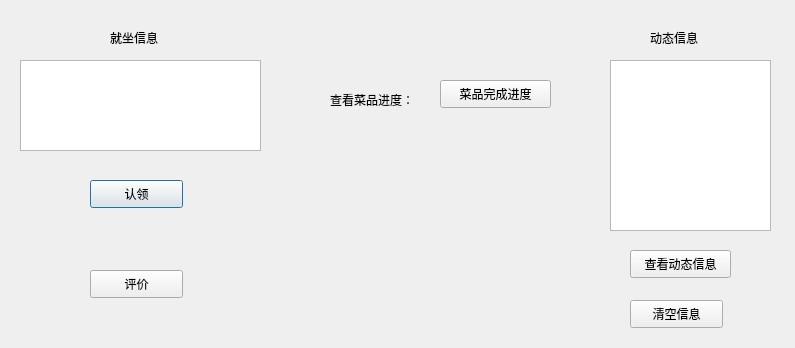
<?xml version="1.0" encoding="UTF-8"?>
<ui version="4.0">
 <class>waiterClass</class>
 <widget class="QDialog" name="waiterClass">
  <property name="geometry">
   <rect>
    <x>0</x>
    <y>0</y>
    <width>795</width>
    <height>348</height>
   </rect>
  </property>
  <property name="windowTitle">
   <string>waiter</string>
  </property>
  <widget class="QLabel" name="label">
   <property name="geometry">
    <rect>
     <x>110</x>
     <y>30</y>
     <width>72</width>
     <height>15</height>
    </rect>
   </property>
   <property name="text">
    <string>就坐信息</string>
   </property>
  </widget>
  <widget class="QTextEdit" name="textEdit">
   <property name="geometry">
    <rect>
     <x>20</x>
     <y>60</y>
     <width>241</width>
     <height>91</height>
    </rect>
   </property>
  </widget>
  <widget class="QPushButton" name="claim">
   <property name="geometry">
    <rect>
     <x>90</x>
     <y>180</y>
     <width>93</width>
     <height>28</height>
    </rect>
   </property>
   <property name="text">
    <string>认领</string>
   </property>
  </widget>
  <widget class="QPushButton" name="evaluate">
   <property name="geometry">
    <rect>
     <x>90</x>
     <y>270</y>
     <width>93</width>
     <height>28</height>
    </rect>
   </property>
   <property name="text">
    <string>评价</string>
   </property>
  </widget>
  <widget class="QLabel" name="label_2">
   <property name="geometry">
    <rect>
     <x>650</x>
     <y>30</y>
     <width>72</width>
     <height>15</height>
    </rect>
   </property>
   <property name="text">
    <string>动态信息</string>
   </property>
  </widget>
  <widget class="QTextEdit" name="textEdit_2">
   <property name="geometry">
    <rect>
     <x>610</x>
     <y>60</y>
     <width>161</width>
     <height>171</height>
    </rect>
   </property>
  </widget>
  <widget class="QPushButton" name="viewinformation">
   <property name="geometry">
    <rect>
     <x>630</x>
     <y>250</y>
     <width>101</width>
     <height>28</height>
    </rect>
   </property>
   <property name="text">
    <string>查看动态信息</string>
   </property>
  </widget>
  <widget class="QPushButton" name="empty">
   <property name="geometry">
    <rect>
     <x>630</x>
     <y>300</y>
     <width>93</width>
     <height>28</height>
    </rect>
   </property>
   <property name="text">
    <string>清空信息</string>
   </property>
  </widget>
  <widget class="QLabel" name="label_3">
   <property name="geometry">
    <rect>
     <x>330</x>
     <y>90</y>
     <width>101</width>
     <height>20</height>
    </rect>
   </property>
   <property name="text">
    <string>查看菜品进度：</string>
   </property>
  </widget>
  <widget class="QPushButton" name="checkdish">
   <property name="geometry">
    <rect>
     <x>440</x>
     <y>80</y>
     <width>111</width>
     <height>28</height>
    </rect>
   </property>
   <property name="text">
    <string>菜品完成进度</string>
   </property>
  </widget>
 </widget>
 <layoutdefault spacing="6" margin="11"/>
 <resources>
  <include location="waiter.qrc"/>
 </resources>
 <connections/>
</ui>
